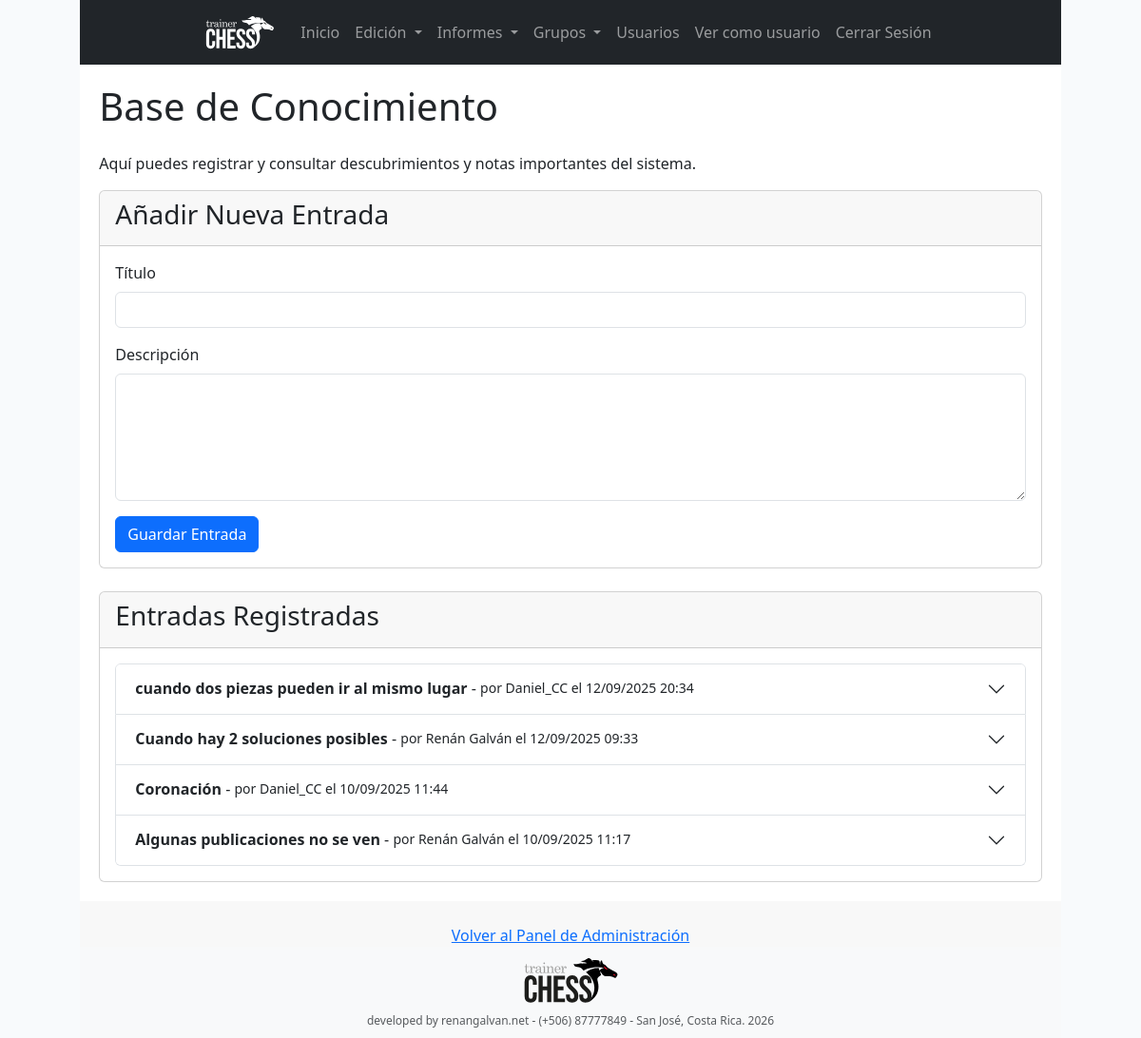
The page /admin/base_conocimiento.php (signed in) on the database its author committed.
### tables this page shows
CREATE TABLE `base_conocimiento` (
  `id` int(11) NOT NULL,
  `titulo` varchar(255) NOT NULL,
  `descripcion` text NOT NULL,
  `id_usuario` int(11) DEFAULT NULL,
  `fecha_creacion` timestamp NULL DEFAULT current_timestamp()
);

CREATE TABLE `usuarios` (
  `id_usuarios` int(11) NOT NULL,
  `nombre_usuario` varchar(50) NOT NULL,
  `nombre_completo` varchar(255) DEFAULT NULL,
  `email` varchar(100) NOT NULL,
  `password` varchar(255) NOT NULL,
  `fecha_registro` timestamp NOT NULL DEFAULT current_timestamp(),
  `autorizado` tinyint(1) NOT NULL DEFAULT 0,
  `rol` enum('usuario','instructor','creador_contenido','administrador') NOT NULL DEFAULT 'usuario',
  `nivel_ajedrez` enum('Principiante','Intermedio','Avanzado') NOT NULL DEFAULT 'Principiante',
  `rating` int(11) DEFAULT 1200,
  `reset_token_hash` varchar(64) DEFAULT NULL,
  `reset_token_expires_at` datetime DEFAULT NULL
);

### admin/base_conocimiento.php (the view, shortened to what this page needs)
<?php
require_once 'includes/header.php';
$entradas = [];
$sql_select = "SELECT bc.id, bc.titulo, bc.descripcion, bc.fecha_creacion, u.nombre_usuario, bc.id_usuario
               FROM base_conocimiento bc
               LEFT JOIN usuarios u ON bc.id_usuario = u.id_usuarios
               ORDER BY bc.fecha_creacion DESC";
$result = $conn->query($sql_select);
if ($result && $result->num_rows > 0) {
    while($row = $result->fetch_assoc()) {
        $entradas[] = $row;
    }
}
?>
<div class="admin-container">
    <?php require_once 'includes/sidebar.php'; ?>
    <main class="main-content">
        <h1 class="mb-4">Base de Conocimiento</h1>
        <p>Aquí puedes registrar y consultar descubrimientos y notas importantes del sistema.</p>
        <div class="card mb-4">
            <div class="card-header">
                <h3>Añadir Nueva Entrada</h3>
            </div>
            <div class="card-body">
                <form method="POST" action="base_conocimiento.php">
                    <div class="form-group mb-3">
                        <label for="titulo" class="form-label">Título</label>
                        <input type="text" class="form-control" id="titulo" name="titulo" required>
                    </div>
                    <div class="form-group mb-3">
                        <label for="descripcion" class="form-label">Descripción</label>
                        <textarea class="form-control" id="descripcion" name="descripcion" rows="5" required></textarea>
                    </div>
                    <button type="submit" name="guardar_entrada" class="btn btn-primary">Guardar Entrada</button>
                </form>
            </div>
        </div>
        <div class="card">
            <div class="card-header">
                <h3>Entradas Registradas</h3>
            </div>
            <div class="card-body">
                <?php if (!empty($entradas)): ?>
                    <div class="accordion" id="accordionConocimiento">
                        <?php foreach($entradas as $index => $row): ?>
                            <div class="accordion-item">
                                <h2 class="accordion-header" id="heading<?php echo $row['id']; ?>">
                                    <button class="accordion-button collapsed" type="button" data-bs-toggle="collapse" data-bs-target="#collapse<?php echo $row['id']; ?>" aria-expanded="false" aria-controls="collapse<?php echo $row['id']; ?>">
                                        <strong><?php echo htmlspecialchars($row['titulo']); ?></strong>&nbsp;-&nbsp;<small>por <?php echo htmlspecialchars($row['nombre_usuario'] ?? 'Usuario desconocido'); ?> el <?php echo date("d/m/Y H:i", strtotime($row['fecha_creacion'])); ?></small>
                                    </button>
                                </h2>
                            </div>
                        <?php endforeach; ?>
                    </div>
                <?php endif; ?>
            </div>
        </div>
    </main>
</div>
<?php require_once 'includes/footer.php'; ?>

### css/style.css (style rules this page uses)
main { flex: 1; padding: 20px; }
.admin-container { width: 100%; display: flex; background-color: #a9a9a9; }
.main-content { flex-grow: 1; background-color: #fff; */ }
html, body.login-page { background: #f8fafc !important; background-color: #f8fafc !important; min-height: 100vh; display: flex; flex-direction: column; justify-content: center; align-items: center; color: #1e293b !important; font-family: 'Segoe UI', system-ui, -apple-system, sans-serif; position: relative; overflow-x: hidden; }

### rows shown on the page
base_conocimiento: titulo "cuando dos piezas pueden ir al mismo lugar", id_usuario.nombre_usuario "Daniel_CC", fecha_creacion "12/09/2025 20:34"
base_conocimiento: titulo "Cuando hay 2 soluciones posibles", id_usuario.nombre_usuario "Renán Galván", fecha_creacion "12/09/2025 09:33"
base_conocimiento: titulo "Coronación", id_usuario.nombre_usuario "Daniel_CC", fecha_creacion "10/09/2025 11:44"
base_conocimiento: titulo "Algunas publicaciones no se ven", id_usuario.nombre_usuario "Renán Galván", fecha_creacion "10/09/2025 11:17"
